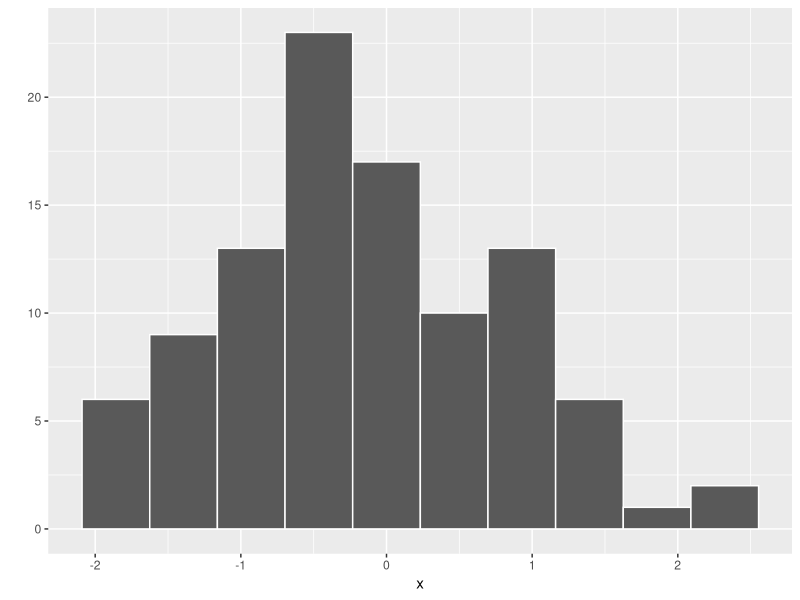

Reproduce this figure in R.
## ---- chunk 1
library(ggplot2)
x <- rnorm(100)
length(x)
qplot(x, 
      color = I("white"),
      bins = 10)
